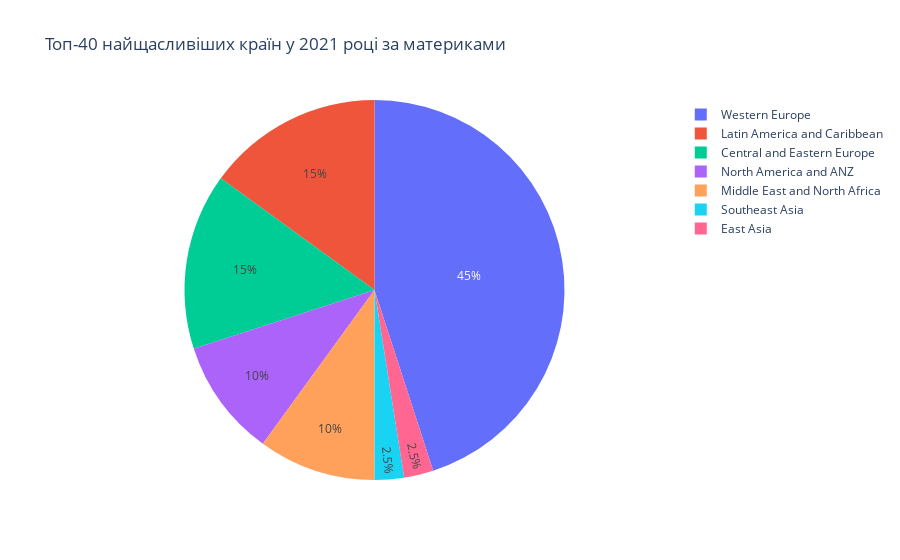

Notebook code for this chart:
### Code cell
fig_top_40 = px.pie(values=sizes_top_40, 
                    names=labels_top_40, 
                    title='Топ-40 найщасливіших країн у 2021 році за материками')

fig_top_40.show()

### Figure 1 — Plotly figure (JSON) as saved in the notebook; plotly's stock layout.template omitted (floating-point values rounded to 4 significant figures)
{"data": [{"domain": {"x": [0, 1], "y": [0, 1]}, "hovertemplate": "label=%{label}<br>value=%{value}<extra></extra>", "labels": ["Western Europe", "Latin America and Caribbean", "Central and Eastern Europe", "North America and ANZ", "Middle East and North Africa", "Southeast Asia", "East Asia"], "legendgroup": "", "name": "", "showlegend": true, "type": "pie", "values": [18, 6, 6, 4, 4, 1, 1]}], "layout": {"legend": {"tracegroupgap": 0}, "title": {"text": "Топ-40 найщасливіших країн у 2021 році за материками"}}}
